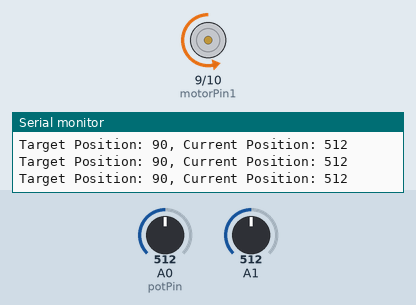
A sketch run on a simulated Arduino Uno, built with avr-gcc and run on an emulated ATmega328P. On the bench: motor-driver pin pairs drawn as motors (green arrow = first pin HIGH = forward, orange = second pin HIGH = backward, longer = more drive, scaled by the enable pin), the last lines printed to the serial monitor. The test bench sets the inputs (shaded band); at power-on: A1 = 512, A0 (potPin) = 512.

Above: at 1.2 s.
1.3 s: A1 set to 110
2.8 s: A1 set to 93
At 4.0 s:
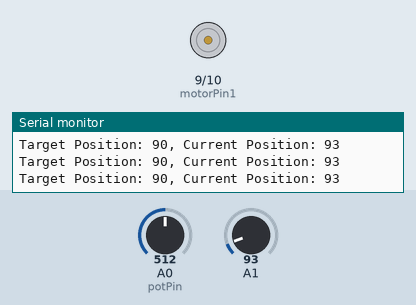
4.3 s: A0 (potPin) set to 581
7.3 s: A0 (potPin) set to 603
At 7.9 s:
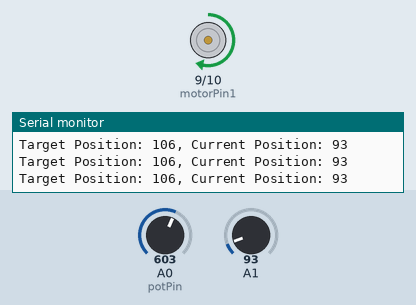
Timing chart, 0 to 9.8 s (numbered marks = the images above; inputs shaded):
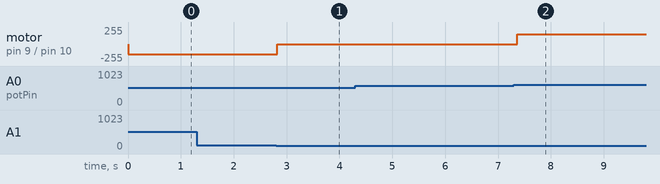

The sketch:

130.ino
```cpp
/*
  Example of motor control using an H-bridge driver and a potentiometer
  For position following mode and speed holding mode
*/

// Define pin numbers
const int potPin = A0;  // Analog input for the potentiometer
const int motorPin1 = 9;  // Motor driver pin 1
const int motorPin2 = 10; // Motor driver pin 2
const int enablePin = 8;  // Motor driver enable pin

// Control mode settings
bool positionMode = true; // Set to true for position mode, false for speed mode

void setup() {
  Serial.begin(9600);  // Start serial communication for debugging
  pinMode(motorPin1, OUTPUT); // Set motor control pins as outputs
  pinMode(motorPin2, OUTPUT);
  pinMode(enablePin, OUTPUT);

  digitalWrite(enablePin, HIGH);  // Enable the motor driver
}

void loop() {
  int potValue = analogRead(potPin); // Read potentiometer value (0 to 1023)
  int motorSpeed = map(potValue, 0, 1023, 0, 255); // Map pot value to motor speed (0-255)

  if (positionMode) {
    controlPosition(potValue); // Call position control function
  } else {
    controlSpeed(motorSpeed); // Call speed control function
  }

  delay(100);  // Small delay to debounce and prevent rapid switching
}

// Function to control motor position based on potentiometer value
void controlPosition(int potValue) {
  int threshold = 10;  // Threshold for position accuracy
  int targetPosition = map(potValue, 0, 1023, 0, 180); // Map pot value to target position
  int currentPosition = readMotorPosition(); // Function to read motor position

  if (abs(currentPosition - targetPosition) > threshold) {
    if (currentPosition < targetPosition) {
      analogWrite(motorPin1, 150); // Move motor forward
      analogWrite(motorPin2, 0);
    } else {
      analogWrite(motorPin1, 0);
      analogWrite(motorPin2, 150); // Move motor backward
    }
  } else {
    analogWrite(motorPin1, 0); // Stop the motor
    analogWrite(motorPin2, 0);
  }

  // Print target and current positions for debugging
  Serial.print("Target Position: ");
  Serial.print(targetPosition);
  Serial.print(", Current Position: ");
  Serial.println(currentPosition);
}

// Function to control motor speed based on potentiometer value
void controlSpeed(int motorSpeed) {
  int direction = digitalRead(potPin) > 512 ? 1 : 0; // Determine motor direction

  if (direction) {
    analogWrite(motorPin1, motorSpeed); // Move motor forward
    analogWrite(motorPin2, 0);
  } else {
    analogWrite(motorPin1, 0);
    analogWrite(motorPin2, motorSpeed); // Move motor backward
  }

  // Print motor speed for debugging
  Serial.print("Motor Speed: ");
  Serial.println(motorSpeed);
}

// Placeholder function to read motor position (depends on encoder or sensor)
int readMotorPosition() {
  // Simulated position reading; replace with actual sensor reading code
  return analogRead(A1); // Example of reading from another analog input
}
```

Measured:
- the behaviour switches between 101 and 100 on A1 (found by bisection; images 0 and 1)
- the behaviour switches between 591 and 592 on A0 (potPin) (found by bisection; images 1 and 2)
- after the input at 2.8 s, motor on pin 9 (motorPin1) / pin 10 (motorPin2): backward 150/255 → stopped at once
- after the input at 7.3 s, motor on pin 9 (motorPin1) / pin 10 (motorPin2): stopped → forward 150/255 after 0.07 s
